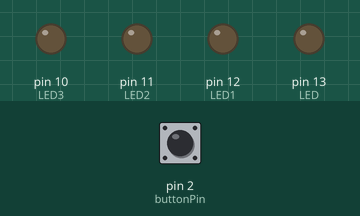
Recording of a sketch running on a simulated Arduino Uno, built with avr-gcc and run on an emulated ATmega328P. Shown: output pins drawn as LEDs (lit = HIGH). The test bench sets the inputs (shaded band); at power-on: pin 2 (buttonPin) LOW.

Above: at 1.2 s.
1.3 s: pin 2 (buttonPin) pulled HIGH for 0.15 s
At 1.76 s:
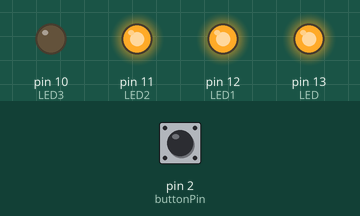
3.4 s: pin 2 (buttonPin) pulled HIGH for 3.2 s
At 3.61 s:
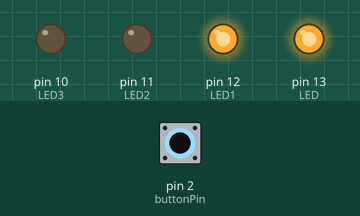
At 4.6 s:
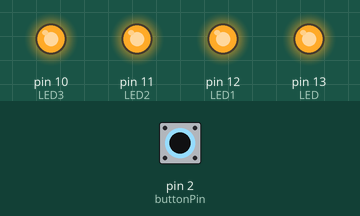
Timing chart, 0 to 8.6 s (numbered marks = the images above; inputs shaded):
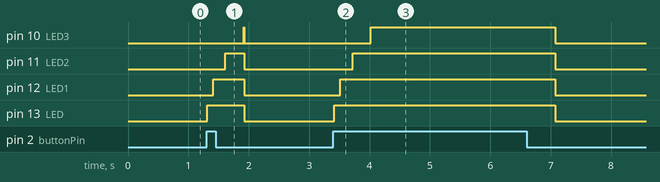

Measured:
- after the input at 1.3 s, pin 10 (LED3): LOW → HIGH after 0.61 s, → LOW 0.01 s later; pin 11 (LED2): LOW → HIGH after 0.31 s, → LOW 0.31 s later; pin 12 (LED1): LOW → HIGH after 0.11 s, → LOW 0.51 s later; pin 13 (LED): LOW → HIGH at once, → LOW 0.61 s later
- after the input at 3.4 s, pin 10 (LED3): LOW → HIGH after 0.62 s, → LOW 3.1 s later; pin 11 (LED2): LOW → HIGH after 0.32 s, → LOW 3.4 s later; pin 12 (LED1): LOW → HIGH after 0.12 s, → LOW 3.6 s later; pin 13 (LED): LOW → HIGH at once, → LOW 3.7 s later

The sketch:

SS6_LEDS.ino
```cpp
const int LED = 13;
const int LED1 = 12;
const int LED2 = 11 ;
const int LED3 = 10;
const int buttonPin = 2;


int buttonState = 0;

void setup() {
  // put your setup code here, to run once:
   pinMode(LED, OUTPUT);
   pinMode(buttonPin, INPUT);

   pinMode(LED1, OUTPUT);
   pinMode(buttonPin, INPUT);

   pinMode(LED2 , OUTPUT);
   pinMode(buttonPin, INPUT);

   pinMode(LED3 , OUTPUT);
   pinMode(buttonPin, INPUT);

}

void loop() {
 buttonState = digitalRead(buttonPin);
 delay(10);

 if(buttonState == HIGH) {
   digitalWrite(LED , HIGH);
   delay(100);
 }
 else {
  digitalWrite(LED , LOW);
 }
 if(buttonState == HIGH) {
   digitalWrite(LED1 , HIGH);
   delay(200);
 }
 else {
  digitalWrite(LED1 , LOW);
 }
  if(buttonState == HIGH){
    digitalWrite(LED2 , HIGH);
    delay(300);
  }
    else{
      digitalWrite(LED2 , LOW);
    }
 if(buttonState == HIGH){
    digitalWrite(LED3 , HIGH);
 }
    else{
      digitalWrite(LED3 , LOW);
    }

}
```
